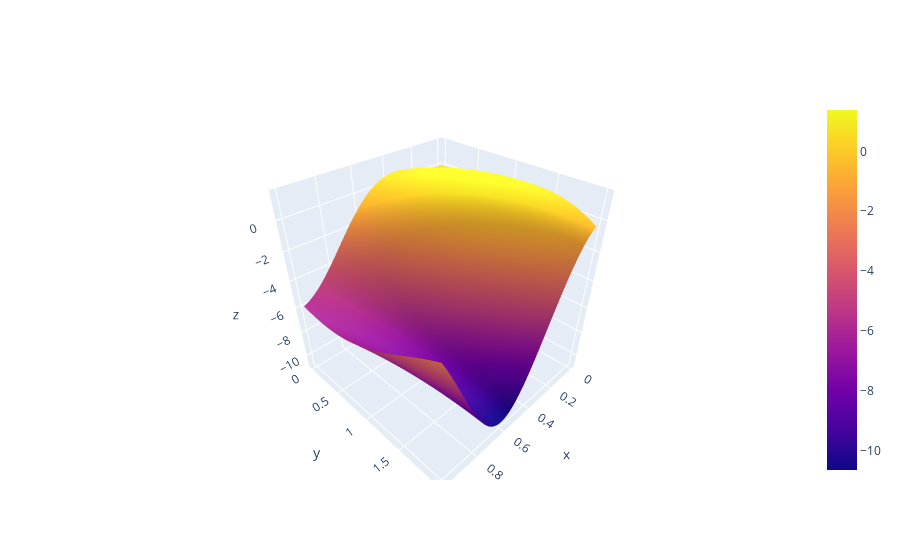

Notebook code for this chart:
### Markdown cell above
Surface of numerical solution

### Code cell
U = MakeFullSolution(x_min, x_max, y_min, y_max, border_x_min, border_x_max, border_y_min, border_y_max, f, Nx, Ny, min_res)
x = np.linspace(x_min, x_max, Nx)
y = np.linspace(y_min, y_max, Ny)
X, Y = np.meshgrid(x, y)
fig = go.Figure(data=[go.Surface(z=U, x=X, y=Y)])
fig.show()

### Figure 1 — Plotly figure (JSON) as saved in the notebook; plotly's stock layout.template omitted (floating-point values rounded to 4 significant figures; data arrays with more than 128 entries replaced by an {"elided": "..."} marker saying what was removed)
{"data": [{"type": "surface", "x": {"elided": "100x100 float values"}, "y": {"elided": "100x100 float values"}, "z": {"elided": "100x100 float values"}}], "layout": {}}
